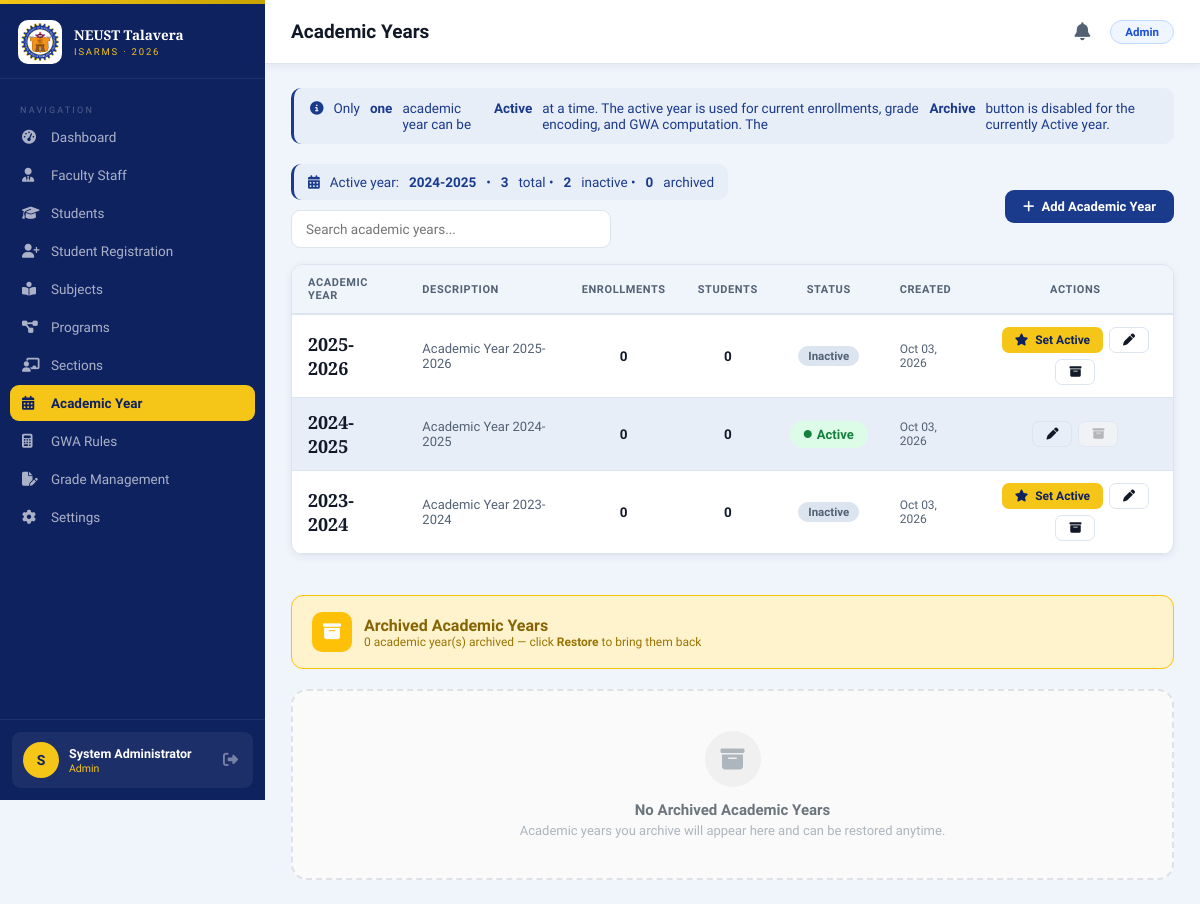
The page /modules/admin/acad_years.php (signed in) on the database as committed earlier.
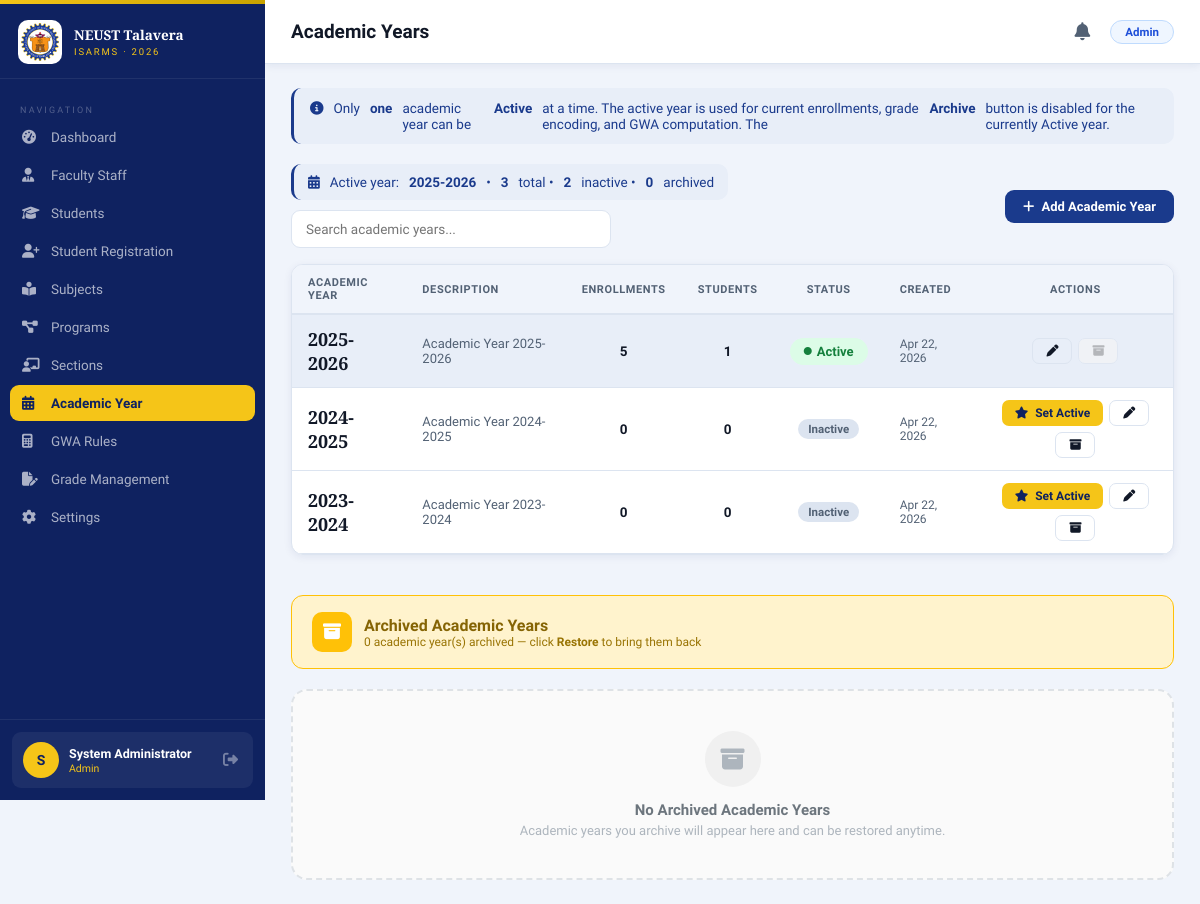
The same page on the database as committed later.
### tables this page shows
CREATE TABLE `acad_years` (
  `acadYearID` int(11) NOT NULL,
  `academicYear` varchar(20) NOT NULL COMMENT 'e.g. 2024-2025',
  `acadDesc` varchar(100) DEFAULT NULL,
  `status` enum('Active','Inactive','Archived') NOT NULL DEFAULT 'Inactive',
  `dateCreated` timestamp NOT NULL DEFAULT current_timestamp(),
  `dateDeleted` timestamp NULL DEFAULT NULL
);

### includes/config.php (called while the page is built, shortened)
<?php
class Database {
    private static ?Database $instance = null;
    private PDO $pdo;
    private function __construct() {
        $dsn = "mysql:host=" . DB_HOST . ";port=" . DB_PORT . ";dbname=" . DB_NAME . ";charset=" . DB_CHARSET;
        $options = [
            PDO::ATTR_ERRMODE            => PDO::ERRMODE_EXCEPTION,
            PDO::ATTR_DEFAULT_FETCH_MODE => PDO::FETCH_ASSOC,
            PDO::ATTR_EMULATE_PREPARES   => false,
        ];
        try {
            $this->pdo = new PDO($dsn, DB_USER, DB_PASS, $options);
        } catch (PDOException $e) {
            error_log("DB Connection Error: " . $e->getMessage());
            die(json_encode(['success' => false, 'message' => 'Database connection failed.']));
        }
    }
    public static function getInstance(): Database {
        if (self::$instance === null) {
            self::$instance = new Database();
        }
        return self::$instance;
    }
    public function query(string $sql, array $params = []): PDOStatement {
        $stmt = $this->pdo->prepare($sql);
        $stmt->execute($params);
        return $stmt;
    }
    public function fetchAll(string $sql, array $params = []): array {
        return $this->query($sql, $params)->fetchAll();
    }
}

### modules/admin/acad_years.php (the view, shortened to what the changed rows need)
<?php
require_once ROOT . '/includes/config.php';
$db  = Database::getInstance();
$acadYears = $db->fetchAll("
    SELECT ay.*,
           COUNT(DISTINCT e.enrollmentID) as enrollCount,
           COUNT(DISTINCT e.studentID)    as studentCount
    FROM acad_years ay
    LEFT JOIN enrollments e ON e.acadYearID=ay.acadYearID AND e.dateDeleted IS NULL
    WHERE ay.dateDeleted IS NULL
    GROUP BY ay.acadYearID
    ORDER BY ay.academicYear DESC
");
$archivedYears = $db->fetchAll("
    SELECT ay.*,
           COUNT(DISTINCT e.enrollmentID) as enrollCount,
           COUNT(DISTINCT e.studentID)    as studentCount
    FROM acad_years ay
    LEFT JOIN enrollments e ON e.acadYearID=ay.acadYearID AND e.dateDeleted IS NULL
    WHERE ay.dateDeleted IS NOT NULL
    GROUP BY ay.acadYearID
    ORDER BY ay.academicYear DESC
");
$activeYearLabel = '';
foreach ($acadYears as $ay) {
    if (($ay['status'] ?? '') === 'Active') {
        $activeYearLabel = $ay['academicYear'];
        break;
    }
}
$activeYearCount = count($acadYears);
$archivedYearCount = count($archivedYears);
$inactiveYearCount = 0;
foreach ($acadYears as $ay) {
    if (($ay['status'] ?? '') !== 'Active') {
        $inactiveYearCount++;
    }
}
require_once ROOT . '/includes/header.php';
?>
<div style="display:flex;flex-wrap:wrap;justify-content:space-between;align-items:center;gap:12px;margin-bottom:16px;">
  <div style="display:flex;flex-wrap:wrap;gap:10px;align-items:center;">
    <div class="alert alert-info" style="margin:0;padding:10px 14px;">
      <i class="fas fa-calendar-alt"></i> Active year: <strong><?= htmlspecialchars($activeYearLabel ?: 'None') ?></strong>
      • <strong><?= $activeYearCount ?></strong> total • <strong><?= $inactiveYearCount ?></strong> inactive • <strong><?= $archivedYearCount ?></strong> archived
    </div>
  </div>
</div>
<div class="card">
  <div style="overflow-x:auto;">
    <table class="data-table">
      <thead>
        <tr>
          <th>Academic Year</th>
          <th>Description</th>
          <th style="text-align:center;">Enrollments</th>
          <th style="text-align:center;">Students</th>
          <th style="text-align:center;">Status</th>
          <th>Created</th>
          <th style="text-align:center;">Actions</th>
        </tr>
      </thead>
      <tbody>
        <?php if (empty($acadYears)): ?>
        <tr><td colspan="7" style="text-align:center;padding:40px;color:var(--text-muted);">No academic years set up yet.</td></tr>
        <?php else: foreach ($acadYears as $ay): ?>
        <tr style="<?= $ay['status']==='Active' ? 'background:var(--green-light);' : '' ?>" data-acad-row data-search="<?= htmlspecialchars(strtolower($ay['academicYear'] . ' ' . ($ay['acadDesc'] ?? '') . ' ' . ($ay['status'] ?? ''))) ?>">
          <td>
            <div style="font-family:'Playfair Display',serif;font-size:18px;font-weight:700;color:var(--text);">
              <?= htmlspecialchars($ay['academicYear']) ?>
            </div>
          </td>
          <td style="font-size:13px;color:var(--text-muted);"><?= htmlspecialchars($ay['acadDesc'] ?: '—') ?></td>
          <td style="text-align:center;font-weight:600;"><?= number_format($ay['enrollCount']) ?></td>
          <td style="text-align:center;font-weight:600;"><?= number_format($ay['studentCount']) ?></td>
          <td style="text-align:center;">
            <?php if ($ay['status'] === 'Active'): ?>
              <span class="status-badge status-approved" style="font-size:13px;padding:6px 14px;">
                <i class="fas fa-circle" style="font-size:8px;"></i> Active
              </span>
            <?php else: ?>
              <span class="status-badge" style="background:var(--border);color:var(--text-muted);">Inactive</span>
            <?php endif; ?>
          </td>
          <td style="font-size:12px;color:var(--text-muted);"><?= date('M d, Y', strtotime($ay['dateCreated'])) ?></td>
          <td style="text-align:center;">
            <div style="display:flex;gap:6px;justify-content:center;flex-wrap:wrap;">
              <?php if ($ay['status'] !== 'Active'): ?>
              <form method="POST" onsubmit="return confirm('Set <?= htmlspecialchars(addslashes($ay['academicYear'])) ?> as the active academic year?')">
                <button class="btn btn-gold btn-sm" type="submit" title="Set Active">
                  <i class="fas fa-star"></i> Set Active
                </button>
              </form>
              <?php endif; ?>
              <button class="btn btn-outline btn-sm" onclick="openEdit(<?= htmlspecialchars(json_encode($ay),ENT_QUOTES) ?>)" title="Edit">
                <i class="fas fa-pen"></i>
              </button>
              <?php if ($ay['status'] === 'Active'): ?>
              <button class="btn btn-outline btn-sm" disabled title="Cannot archive the active year"
                style="opacity:.65;cursor:not-allowed;">
                <i class="fas fa-archive"></i>
              </button>
              <?php else: ?>
              <form method="POST" onsubmit="return confirm('Archive this academic year? You can restore it later.')">
                <button class="btn btn-outline btn-sm" type="submit" title="Archive">
                  <i class="fas fa-archive"></i>
                </button>
              </form>
              <?php endif; ?>
            </div>
          </td>
        </tr>
        <?php endforeach; endif; ?>
      </tbody>
    </table>
  </div>
</div>
<?php require_once ROOT . '/includes/footer.php'; ?>

Rows that differ between the two databases and show on the page:
changed acad_years "Academic Year 2025-2026": enrollCount "0" → "5"; studentCount "0" → "1"; dateCreated "Oct 03, 2026" → "Apr 22, 2026"; status "Inactive Set Active" → "Active"
changed acad_years "Academic Year 2024-2025": dateCreated "Oct 03, 2026" → "Apr 22, 2026"; status "Active" → "Inactive Set Active"
changed acad_years "Academic Year 2023-2024": dateCreated "Oct 03, 2026" → "Apr 22, 2026"
Other text that changed with them:
$activeYearLabel ?: 'None': "2024-2025" → "2025-2026"
